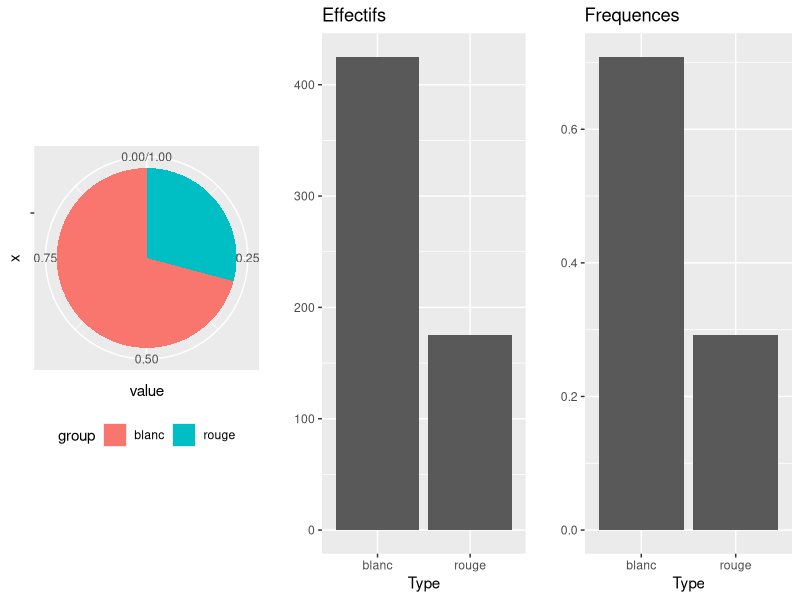
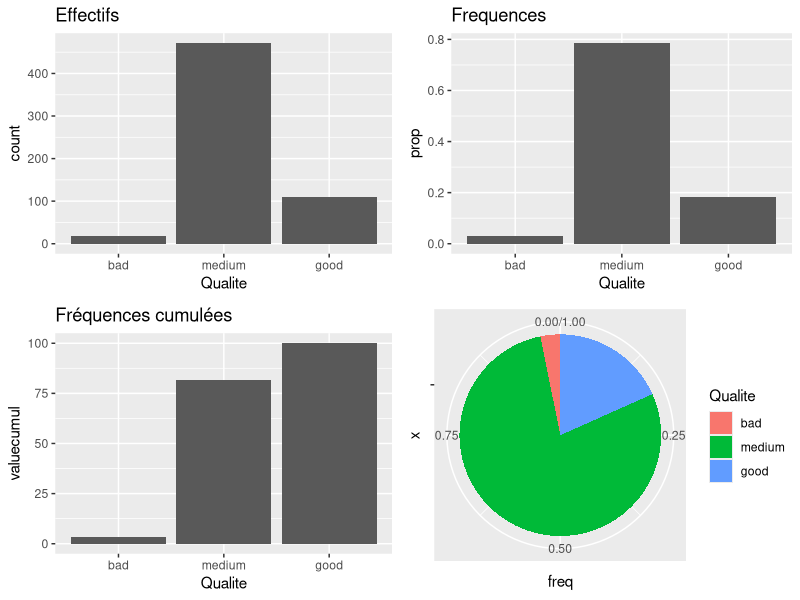
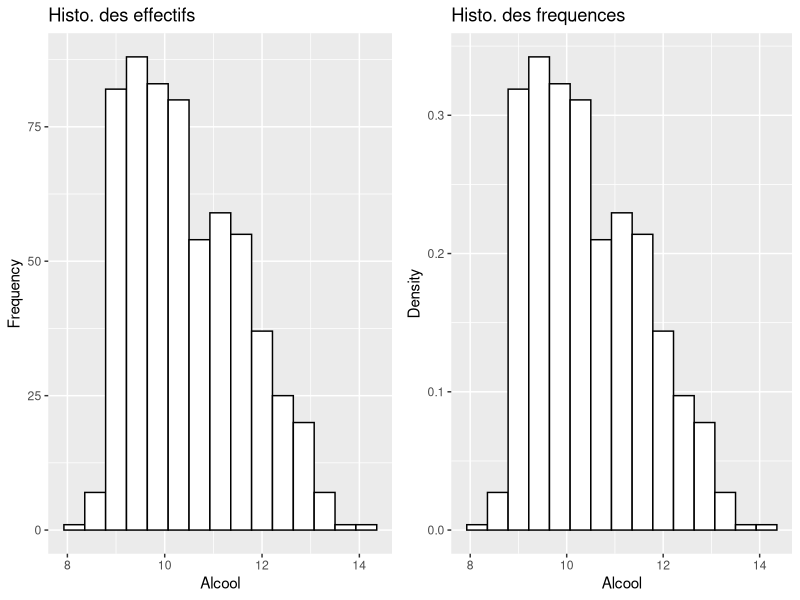
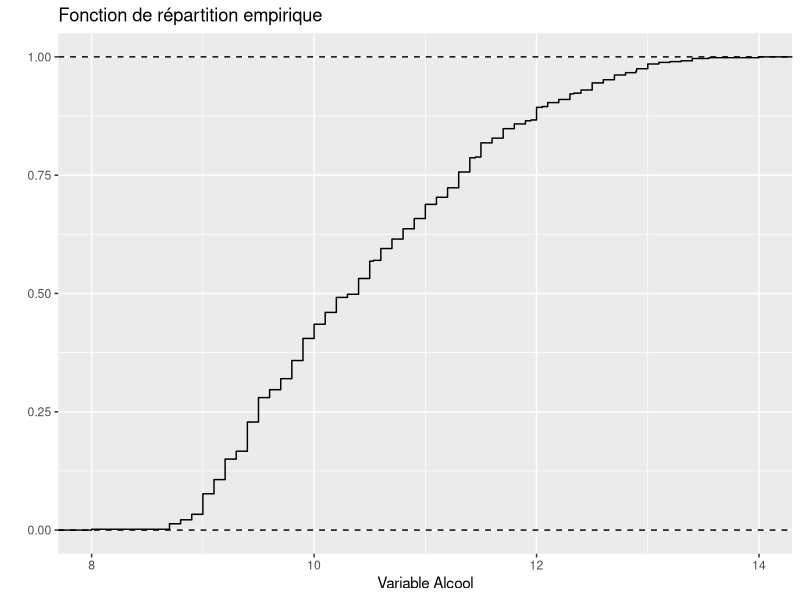
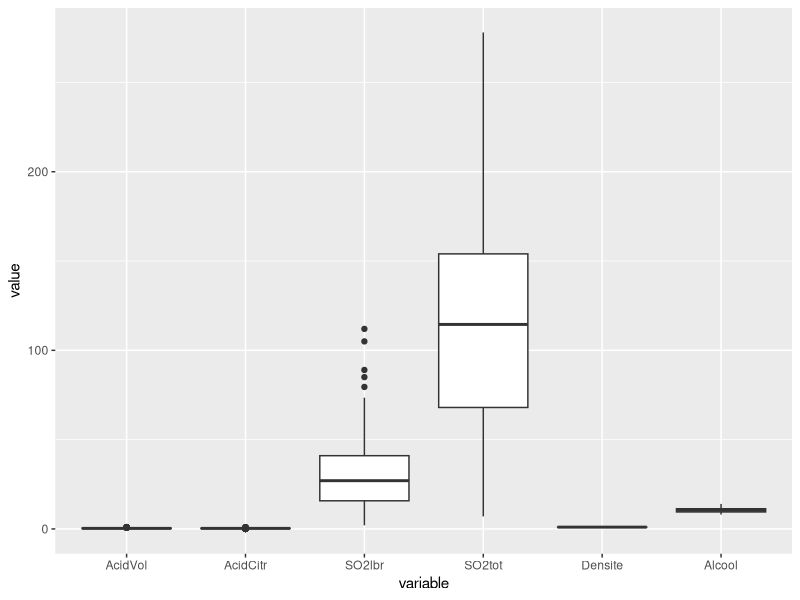
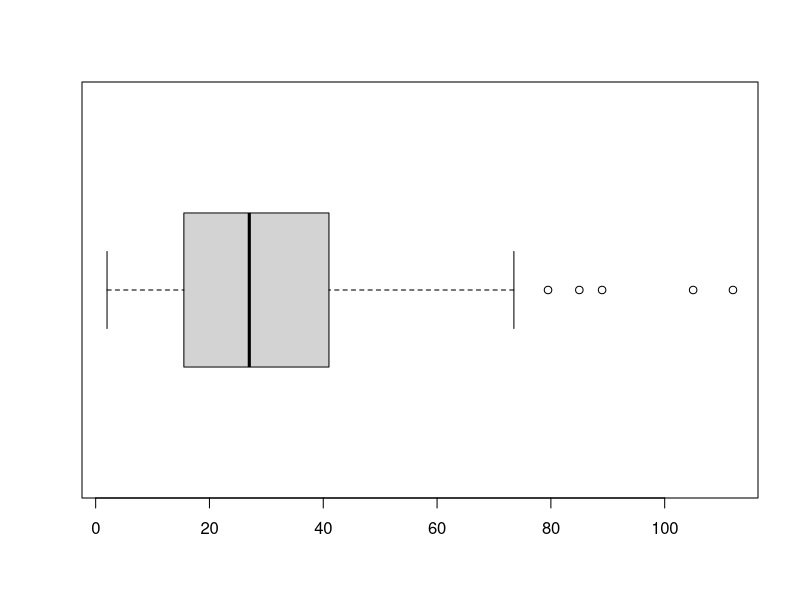
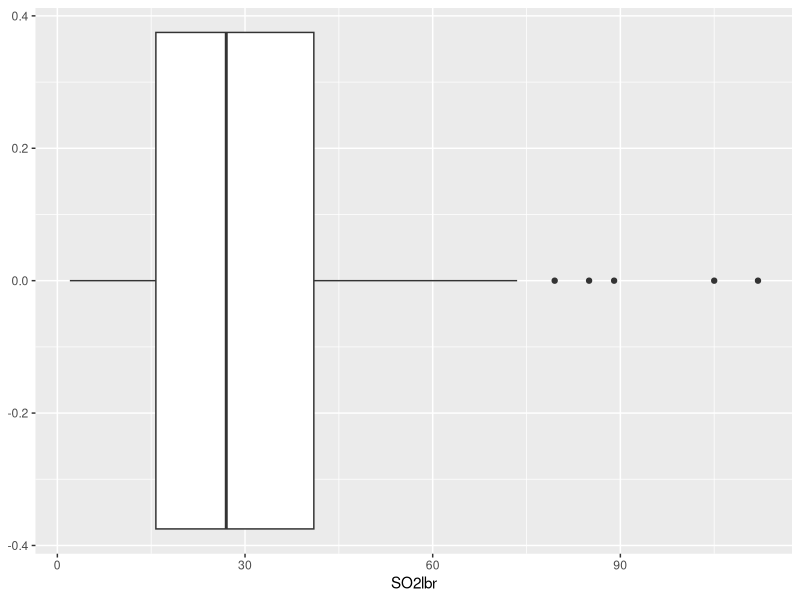
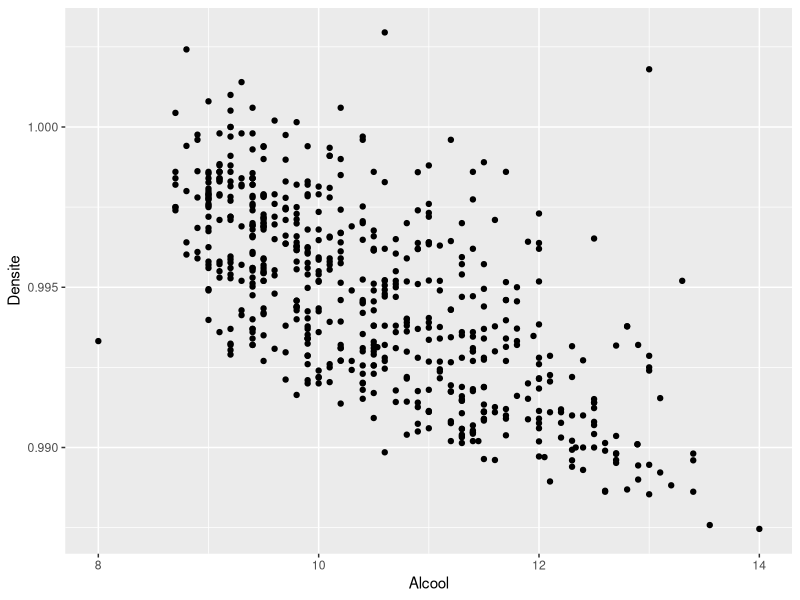

These figures' R source, in order:
## ---- chunk 1
#| echo: false
#| error: false
#| warning: false

library(corrplot)
library(ggplot2)
library(gridExtra)
## ---- chunk 2
#| echo: True
Data = read.table("wine.txt",header=TRUE)
## ---- chunk 3
head(Data)
## ---- chunk 4
attributes(Data)
## ---- chunk 5
str(Data)
## ---- chunk 6
Data$Qualite=as.factor(Data$Qualite)
Data$Type=factor(Data$Type,labels=c("blanc","rouge"))
head(Data)
## ---- chunk 7
summary(Data)
## ---- chunk 8
levels(Data$Type)
## ---- chunk 9
summary(Data$Type)
EffType = as.vector(table(Data$Type))
EffType
## ---- chunk 10
Freq = EffType/length(Data$Type)
knitr::kable(data.frame(modalite=levels(Data$Type),Eff=EffType,Freq=Freq), caption = 'Description de la variable Type',booktabs = TRUE,digits=3)
## ---- chunk 11
#| warning: false

g1<-ggplot(Data, aes(x=Type))+ 
  geom_bar()+
  ylab("")+ggtitle("Effectifs")
g2<-ggplot(Data, aes(x = Type)) +  
  geom_bar(aes(y = (..count..)/sum(..count..)))+
  ylab("")+ggtitle("Frequences")
quan <- as.vector(table(Data$Type))/nrow(Data)
df <- data.frame(group = levels(Data$Type),value = quan)
g3<-ggplot(df, aes(x="", y=value, fill=group))+
  geom_bar(width = 1, stat = "identity")+ 
  coord_polar("y", start=0)+ 
  theme(legend.position="bottom")
grid.arrange(g3,g1,g2,ncol=3)
## ---- chunk 12
#| echo: false
#| warning: false

# ordre des modalites
library(tidyverse)
Data$Qualite_rec <- fct_relevel(Data$Qualite,"bad","medium","good")

df <- data.frame(Qualite = levels(Data$Qualite_rec), value = table(Data$Qualite_rec),
    valuecumul = 100 * cumsum(prop.table(table(Data$Qualite_rec))))
df$Qualite <- fct_relevel(df$Qualite, "bad", "medium", "good")
df <- df %>%
    mutate(freq = value.Freq/nrow(Data))
g1 <- ggplot(Data) + geom_bar(aes(x = Qualite_rec)) + ggtitle("Effectifs")+xlab("Qualite")
g2 <- ggplot(Data) + geom_bar(aes(x = Qualite_rec, y = ..prop.., group = 1)) + ggtitle("Frequences")+xlab("Qualite")
g3 <- ggplot(df, aes(x = Qualite, y = valuecumul)) + geom_bar(stat = "identity") +
    ggtitle("Fréquences cumulées")

g4 <- ggplot(df, aes(x = "", y = freq, fill = Qualite)) + geom_bar(width = 1, stat = "identity") +
    coord_polar("y", start = 0)

grid.arrange(g1, g2, g3, g4, ncol = 2)
Data<-Data[,-9]
## ---- chunk 13
mean(Data$Alcool)
## ---- chunk 14
var(Data$Alcool)
sd(Data$Alcool)
## ---- chunk 15
range(Data$Alcool)
min(Data$Alcool)
max(Data$Alcool)
## ---- chunk 16
diff(range(Data$Alcool))
## ---- chunk 17
median(Data$Alcool)
sort(Data$Alcool)[296:305]
## ---- chunk 18
quantile(Data$Alcool)
quantile(Data$Alcool,0.9)
## ---- chunk 19
q.Alc <- quantile(x = Data$Alcool, probs=c(.25,.75), names=FALSE)
diff(q.Alc)
## ---- chunk 20
L=q.Alc + diff(q.Alc) * c(-1.5,1.5) ; L
# valeur adjacente inférieure :
min(Data$Alcool[Data$Alcool>=L[1]])
# valeur adjacente supérieure :
max(Data$Alcool[Data$Alcool<=L[2]])
## ---- chunk 21
summary(Data$Alcool)
## ---- chunk 22
g1<-ggplot(Data,aes(x=Alcool))+
  geom_histogram(bins=15,color="black", fill="white")+
  ggtitle("Histo. des effectifs")+
  ylab("Frequency")+xlab("Alcool")
g2<-ggplot(Data,aes(x=Alcool))+
  geom_histogram(aes(y=..density..),bins=15,color="black", fill="white")+ggtitle("Histo. des frequences")+
  ylab("Density")+xlab("Alcool")
grid.arrange(g1,g2,ncol=2)
## ---- chunk 23
H <- hist(Data$Alcool,plot=FALSE)
attributes(H)
## ---- chunk 24
ggplot(Data, aes(Alcool)) + 
  stat_ecdf(geom = "step")+
  xlab("Variable Alcool")+ylab("")+
  ggtitle("Fonction de répartition empirique")+
  geom_hline(yintercept=0, linetype="dashed")+
  geom_hline(yintercept=1, linetype="dashed")
## ---- chunk 25
library(reshape2)
g1<-ggplot(melt(Data[,-c(1,2)]),aes(x=variable,y=value))+
  geom_boxplot()
g1
## ---- chunk 26
B <- boxplot(Data$SO2lbr,horizontal=TRUE)
attributes(B)

ggplot(Data,aes(y=SO2lbr))+
  geom_boxplot()+
  coord_flip()
## ---- chunk 27
B$stats
median(Data$SO2lbr)
q <- quantile(x = Data$SO2lbr, probs=c(.25,.75), names=FALSE)
q
L=q + diff(q) * c(-1.5,1.5) 
min(Data$SO2lbr[Data$SO2lbr>=L[1]])
max(Data$SO2lbr[Data$SO2lbr<=L[2]])
## ---- chunk 28
B$out

Data$SO2lbr[which(Data$SO2lbr<B$stats[1] | Data$SO2lbr>B$stats[5])]
## ---- chunk 29
ggplot(Data,aes(x=Alcool,y=Densite))+
  geom_point()
## ---- chunk 30
corrplot(cor(Data[,-c(1:2)]),method="ellipse")
## ---- chunk 31
ggplot(Data,aes(x=Alcool,y=Densite))+
  geom_point()+
  geom_smooth(method=lm, se=FALSE)
## ---- chunk 32
g1<-ggplot(Data,aes(x=Qualite,y=Alcool))+
  geom_boxplot()
g2<-ggplot(Data,aes(x=Type,y=Alcool))+
  geom_boxplot()
grid.arrange(g1,g2,ncol=2)
## ---- chunk 33
table.cont = table(Data$Qualite,Data$Type)
table.cont
## ---- chunk 34
mosaicplot(table(Data$Qualite,Data$Type))
mosaicplot(table(Data$Type,Data$Qualite))
## ---- chunk 35
n=seq(100,10000,100)
mest=NULL
sigma2est=NULL
for (i in 1:length(n)){
  x =  rnorm(n=n[i],mean=5,sd=2)               
  mest = c(mest, mean(x))    
  sigma2est=c(sigma2est, var(x))  
}
## ---- chunk 36
df=data.frame(n=n,mest=mest,sigma2est=sigma2est)
ggplot(df,aes(x=n,y=mest))+
  geom_point()+
  geom_hline(yintercept=5, color="red")
## ---- chunk 37
ggplot(df,aes(x=n,y=sigma2est))+
  geom_point()+
  geom_hline(yintercept=4, color="red")
## ---- chunk 38
int.conf.moy1 <- function(x,niv.conf,sigma2){
  alpha = 1-niv.conf
  IC = mean(x) + c(-1,1) * qnorm(1-alpha/2) * sqrt(sigma2/length(x))
  return(IC)
}
## ---- chunk 39
n= c(500,1000,5000,10000)
niv.conf = c(0.9,0.95,0.99)
for (i in 1:length(n)){
  for (j in 1:length(niv.conf)){
    x= rnorm(n[i],mean=5,sd=2)
    IC=int.conf.moy1(x,niv.conf[j],sigma2=4)
    print(paste("n= ", n[i],", niv.conf= ",niv.conf[j]," : IC vaut [", round(IC[1],3),",",round(IC[2],3),"], il est de longueur",round(IC[2]-IC[1],3), sep=""))
  }
}
## ---- chunk 40
propconf <- function(K,m){
nb.app=0
for (k in 1:K){
  x= rnorm(n=1000,mean=m,sd=2)
  IC=int.conf.moy1(x,niv.conf=0.95,sigma2=4)
  nb.app = nb.app + (m>=IC[1]) * (m<=IC[2])
}
return(nb.app/K)
}  
## ---- chunk 41
nbrep=50
val1=NULL
for (k in 1:nbrep)
  val1=c(val1,propconf(K=100,m=5))

val2=NULL
for (k in 1:nbrep)
  val2=c(val2,propconf(K=1000,m=5))

df=data.frame(val=c(val1,val2),K=c(rep("K=100",nbrep),rep("K=1000",nbrep)))
ggplot(df,aes(x=K,y=val))+
  geom_boxplot()+
   geom_hline(yintercept=0.95, color="red")
## ---- chunk 42
int.conf.moy2 <- function(x,niv.conf){
  alpha = 1-niv.conf
  S2 =  var(x)
  IC = mean(x) + c(-1,1) * qt(1-alpha/2,length(x)-1) * sqrt(S2/length(x))
  return(IC)
}
## ---- chunk 43
n= c(500,1000,5000,10000)
niv.conf = c(0.9,0.95,0.99)
for (i in 1:length(n)){
  for (j in 1:length(niv.conf)){
    x= rnorm(n[i],mean=5,sd=2)
    IC=int.conf.moy2(x,niv.conf[j])
    print(paste("n= ", n[i],", niv.conf= ",niv.conf[j]," : IC vaut [", round(IC[1],3),",",round(IC[2],3),"], il est de longueur",round(IC[2]-IC[1],3), sep=""))
  }
}
## ---- chunk 44
x = rnorm(n=1000,mean=5,sd=2)
int.conf.moy1(x,niv.conf=0.95,sigma2=4)
int.conf.moy2(x,niv.conf=0.95)
t.test(x,conf.level=0.95)
## ---- chunk 45
test.moy1 <- function(x,sigma2,m0,alternative="greater"){
  Zn.obs = sqrt(length(x))*(mean(x)-m0)/sqrt(sigma2)
  if(alternative=="two.sided"){      
      pval =  2*(1-pnorm(abs(Zn.obs))) 
  }else{
      if(alternative=="greater"){      
        pval = 1-pnorm(Zn.obs)
      }else{
        if(alternative=="less"){       
          pval = pnorm(Zn.obs)
        }
      }
    }
return(pval)
}
## ---- chunk 46
estim.prop.test.moy1 <-function(n=1000,m=5,sigma2=4,m0=5,alpha=0.05,K=100,alternative="greater"){
  nb.rejets=0
  for(k in 1:K){
      x=rnorm(n,m,sqrt(sigma2))
      pval=test.moy1(x,sigma2,m0,alternative)
      nb.rejets = nb.rejets + (pval<=alpha)
  }
return(nb.rejets/K)
}
## ---- chunk 47
nbrep=50
val1=NULL
for (k in 1:nbrep)
  val1=c(val1,estim.prop.test.moy1(n=1000,m=5,sigma2=4,m0=5,alpha=0.05,K=100,alternative="greater"))

val2=NULL
for (k in 1:nbrep)
  val2=c(val2,estim.prop.test.moy1(n=1000,m=5,sigma2=4,m0=5,alpha=0.05,K=1000,alternative="greater"))

df=data.frame(val=c(val1,val2),K=c(rep("K=100",nbrep),rep("K=1000",nbrep)))
ggplot(df,aes(x=K,y=val))+
  geom_boxplot()+
   geom_hline(yintercept=0.05, color="red")
## ---- chunk 48
puiss.test.moy.1 <- function(n=1000,sigma2=4,m0=5,alpha=0.05,mmax){
  theta = seq(m0,mmax,0.01)
  puiss = 1 - pnorm(qnorm(1-alpha) - (sqrt(n/sigma2)*(theta-m0)))
  return(puiss)
}
## ---- chunk 49
mmax=6
theta=seq(5,mmax,0.01)
df = data.frame(puiss = c(puiss.test.moy.1(n=1000,sigma2=4,m0=5,alpha=0.01,mmax),puiss.test.moy.1(n=1000,sigma2=4,m0=5,alpha=0.05,mmax),puiss.test.moy.1(n=1000,sigma2=4,m0=5,alpha=0.1,mmax)),
                alpha=c(rep("0.01",length(theta)),rep("0.05",length(theta)),rep("0.1",length(theta))),
                theta=rep(theta,3))

ggplot(df,aes(x=theta,y=puiss,colour=alpha))+
  geom_line()
## ---- chunk 50
mmax=6.5
theta=seq(5,mmax,0.01)

df = data.frame(puiss = c(puiss.test.moy.1(n=100,sigma2=4,m0=5,alpha=0.05,mmax),puiss.test.moy.1(n=500,sigma2=4,m0=5,alpha=0.05,mmax),puiss.test.moy.1(n=1000,sigma2=4,m0=5,alpha=0.05,mmax)),
                n=c(rep("100",length(theta)),rep("500",length(theta)),rep("1000",length(theta))),
                theta=rep(theta,3))

ggplot(df,aes(x=theta,y=puiss,colour=n))+
  geom_line()
## ---- chunk 51
test.moy2 <- function(x,m0){
  Tn_obs = sqrt(length(x))*(mean(x)-m0)/sqrt(var(x))
  pval = 1-pt(Tn_obs,df=length(x)-1)
  return(pval)
}
## ---- chunk 52
x = rnorm(n=1000,mean =5,sd=2)
test.moy2(x,m0=5)
t.test (x,mu=5,alternative="greater") 
